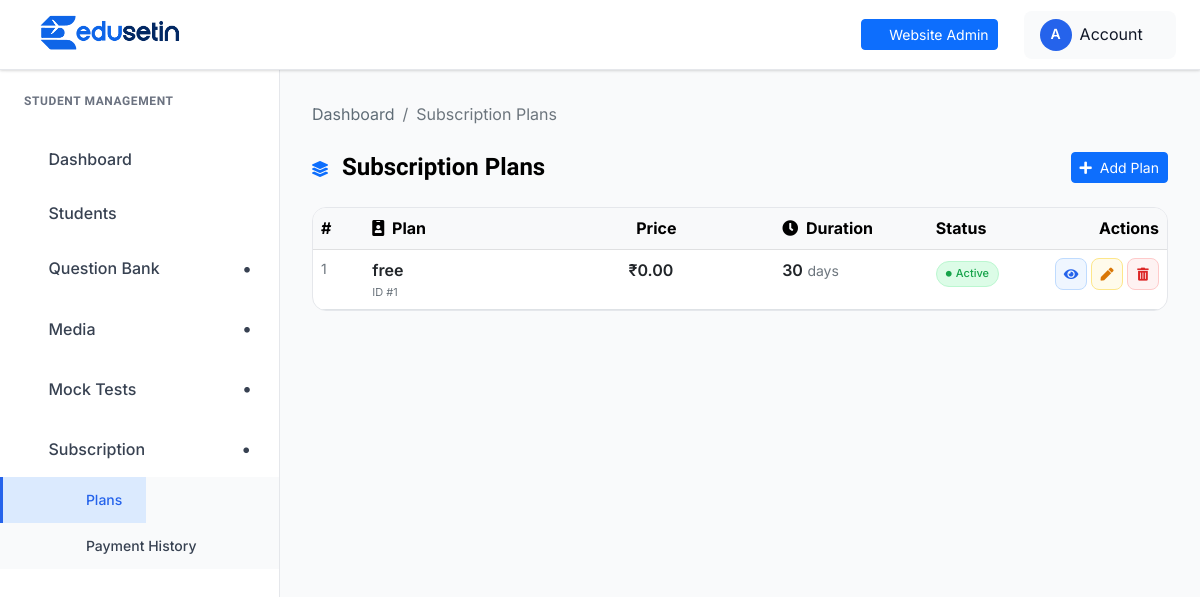
Before: /student-management/plans/ (signed in) with the older database file.
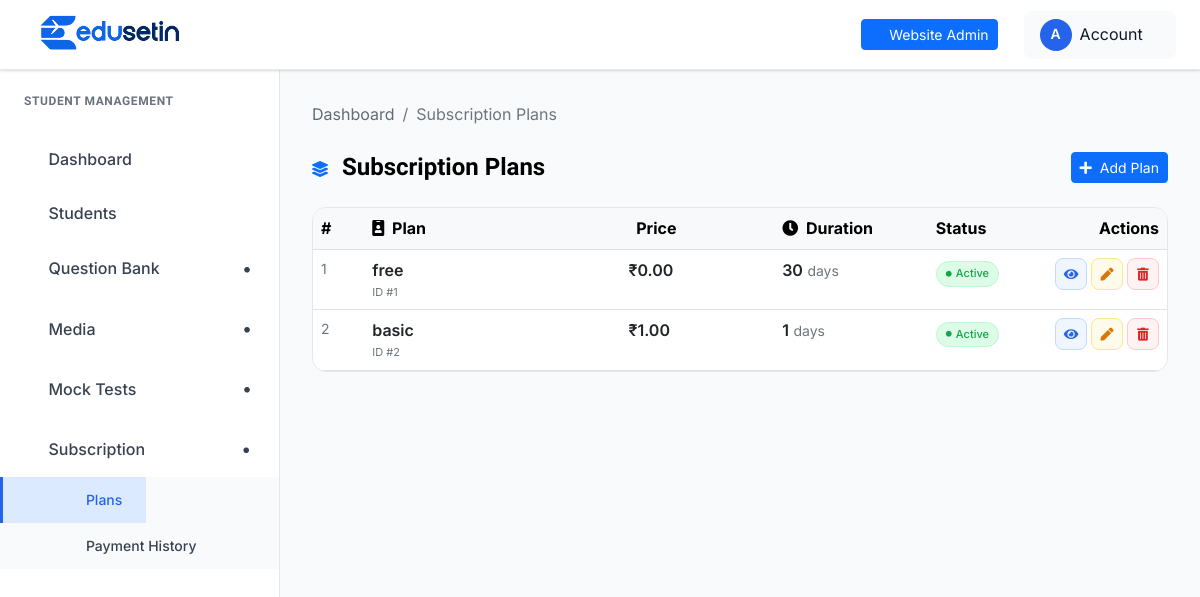
After: the same page with the newer database file.
### student_management/models.py (models this page shows, shortened)
class SubscriptionPlan(models.Model):
    uuid = models.UUIDField(default=uuid.uuid4, editable=False, unique=True, db_index=True)
    name = models.CharField(max_length=200, unique=True)
    description = models.TextField(blank=True, null=True)
    price = models.DecimalField(
        max_digits=8,
        decimal_places=2,
        validators=[MinValueValidator(0)],
    )
    duration_days = models.PositiveIntegerField(
        default=30,
        validators=[MinValueValidator(1)],
        help_text="Validity period in days (e.g. 30, 90, 365).",
    )
    subjects = models.ManyToManyField(
        Subject,
        blank=True,
        related_name="subscription_plans",
    )
    submodules = models.ManyToManyField(
        SubModule,
        blank=True,
        related_name="subscription_plans",
    )
    exams = models.ManyToManyField(
        Exam,
        blank=True,
        related_name="subscription_plans",
    )
    is_active = models.BooleanField(default=True)
    created_at = models.DateTimeField(auto_now_add=True)
    updated_at = models.DateTimeField(auto_now=True)
    class Meta:
        ordering = ["price"]

### student_management/views.py (the view)
# urls.py: path("plans/", views.plan_list, name="plan_list"),
@admin_login_required
def plan_list(request):
    query = request.GET.get("q", "")
    plans = SubscriptionPlan.objects.prefetch_related("subjects", "exams", "submodules")
    if query:
        plans = plans.filter(Q(name__icontains=query) | Q(description__icontains=query))
    return render(request, "student_management/plan_list.html", {"plans": plans, "query": query})

### templates/student_management/plan_list.html (shortened to what this page needs)
{% extends "student_management/base.html" %}
{% block content %}
<div class="dashboard__form__wraper">
    <nav aria-label="breadcrumb" class="mb-4">
        <ol class="breadcrumb">
            <li class="breadcrumb-item"><a href="{% url 'student_management:dashboard' %}">Dashboard</a></li>
            <li class="breadcrumb-item active">Subscription Plans</li>
        </ol>
    </nav>
    <div class="d-flex align-items-center justify-content-between mb-4">
        <h4 class="mb-0" style="font-weight:700;">
            <i class="fas fa-layer-group me-2 text-primary" style="font-size:16px;"></i>
            Subscription Plans
        </h4>
        <a href="{% url 'student_management:plan_create' %}" class="btn btn-primary btn-sm">
            <i class="fas fa-plus me-1"></i> Add Plan
        </a>
    </div>
    {% if plans %}
    <div class="plans-table-card">
        <table class="table table-hover mb-0 plans-table">
            <thead class="table-light">
                <tr>
                    <th class="col-no">#</th>
                    <th class="col-plan"><i class="fas fa-id-badge me-1"></i> Plan</th>
                    <th class="col-price"> Price</th>
                    <th class="col-dur"><i class="fas fa-clock me-1"></i> Duration</th>
                    <th class="col-status">Status</th>
                    <th class="col-act">Actions</th>
                </tr>
            </thead>
            <tbody>
                {% for plan in plans %}
                <tr>
                    <td class="text-muted small">{{ forloop.counter }}</td>
                    <td>
                        <div class="fw-semibold">{{ plan.name }}</div>
                        <div class="text-muted" style="font-size:11px;">ID #{{ plan.pk }}</div>
                    </td>
                    <td class="fw-semibold">₹{{ plan.price }}</td>
                    <td>
                        <span class="fw-semibold">{{ plan.duration_days }}</span>
                        <span class="text-muted small"> days</span>
                    </td>
                    <td>
                        {% if plan.is_active %}
                        <span class="chip badge-active">
                            <i class="fas fa-circle" style="font-size:6px;"></i> Active
                        </span>
                        {% else %}
                        <span class="chip badge-inactive">
                            <i class="fas fa-circle" style="font-size:6px;"></i> Inactive
                        </span>
                        {% endif %}
                    </td>
                    <td>
                        <div class="d-flex align-items-center justify-content-end gap-1">
                            <button class="act-btn act-view"
                                    title="View Details"
                                    data-bs-toggle="modal"
                                    data-bs-target="#viewModal{{ plan.pk }}">
                                <i class="fas fa-eye"></i>
                            </button>
                            <a href="{% url 'student_management:plan_update' plan.name %}"
   class="act-btn act-edit"
   title="Edit Plan">
    <i class="fas fa-pen"></i>
</a>
                            <button class="act-btn act-delete"
                                    title="Delete Plan"
                                    data-bs-toggle="modal"
                                    data-bs-target="#deleteModal{{ plan.pk }}">
                                <i class="fas fa-trash-alt"></i>
                            </button>
                        </div>
                    </td>
                </tr>
                {% endfor %}
            </tbody>
        </table>
    </div>
    {% endif %}
</div>
{% endblock %}

Changed rows visible on the page:
added SubscriptionPlan: name "basic", pk "2", price "1.00", duration_days "1", is_active True (drawn)
